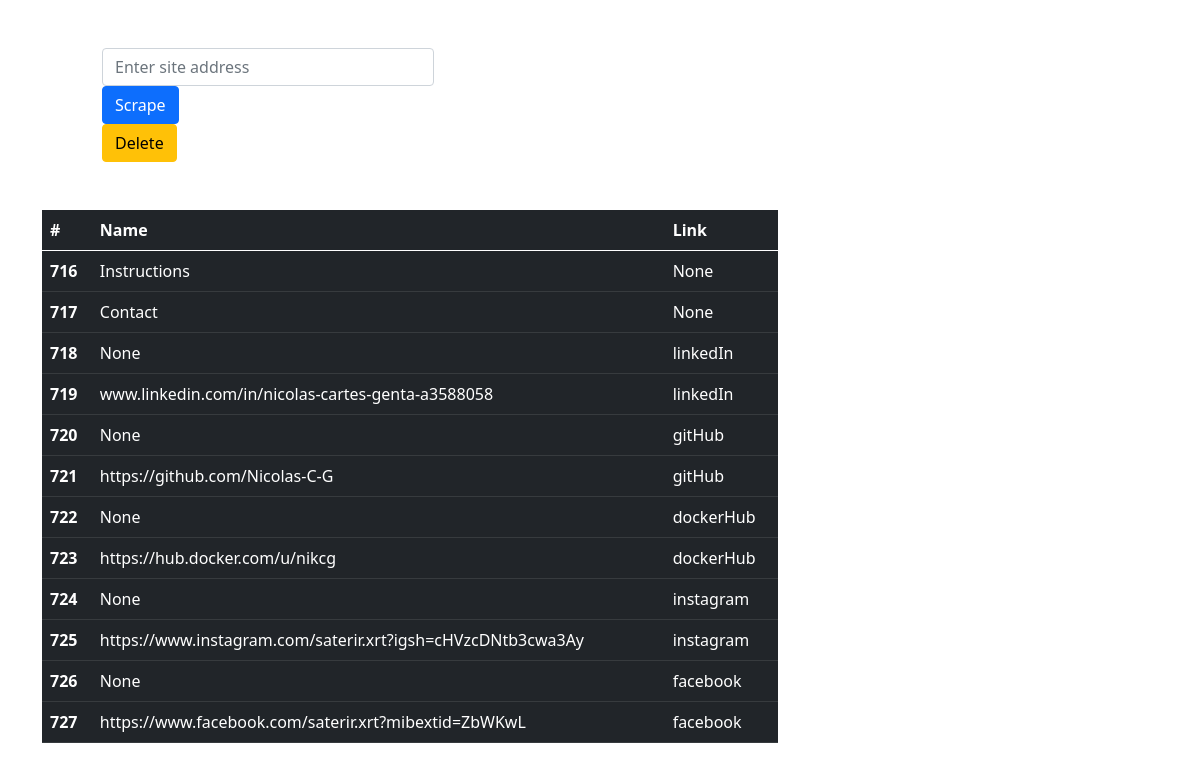
The page / on the database its author committed.
### scapp/models.py (models this page shows, shortened)
class Link(models.Model):
    address = models.CharField(max_length=1000, null=True, blank=True)
    name = models.CharField(max_length=1000, null=True, blank=True)

### scapp/views.py (the view)
# urls.py: path('', views.scrape, name='scrape'),
def scrape(request):
    if request.method == "POST":
        site = request.POST.get('site','')
        page = requests.get(site)
        soup = BeautifulSoup(page.text,'html.parser')
        for link in soup.find_all('a'):
            link_address = link.get('href')
            link_text = link.string
            Link.objects.create(address=link_address, name=link_text)
        return HttpResponseRedirect('/')
    else:
        data = Link.objects.all()
    return render(request,'scapp/result.html', {'data':data})

### scapp/templates/scapp/result.html (shortened to what this page needs)
<!DOCTYPE html>
<html lang="en">
<head>
    <link href="https://cdn.jsdelivr.net/npm/bootstrap@5.0.2/dist/css/bootstrap.min.css" rel="stylesheet">
</head>
<body>
    <div class="container">
        <div class="row m-5">
            <form method="post" action="/">
                <div class="col-md-4">
                    <input class="form-control" type="text" id="site" name="site" placeholder="Enter site address">
                </div>
                <div class="col-md-2">
                    <button class="btn btn-primary" type="submit">Scrape</button>
                </div>
            </form>
            <div class="col-md-6">
                <a class="btn btn-warning" href="/delete">Delete</a>
            </div>
        </div>
        <div class="row">
            <div class="col-md-8">
                <table class="table table-dark table-hover">
                    <thead>
                        <tr>
                            <th scope="col">#</th>
                            <th scope="col">Name</th>
                            <th scope="col">Link</th>
                        </tr>
                    </thead>
                    <tbody>
                        {% for link in data %}
                            <tr>
                                <th scope="row">{{link.id}}</th>
                                <td>{{link.name}}</td>
                                <td>{{link.address}}</td>
                            </tr>
                        {% endfor %}
                    </tbody>
                </table>
            </div>
        </div>
    </div>
</body>
</html>

### rows shown on the page
Link: id "716", name "Instructions", address "None"
Link: id "717", name "Contact", address "None"
Link: id "718", name "None", address "linkedIn"
Link: id "719", name "www.linkedin.com/in/nicolas-cartes-genta-a3588058", address "linkedIn"
Link: id "720", name "None", address "gitHub"
Link: id "721", name "https://github.com/Nicolas-C-G", address "gitHub"
Link: id "722", name "None", address "dockerHub"
Link: id "723", name "https://hub.docker.com/u/nikcg", address "dockerHub"
Link: id "724", name "None", address "instagram"
Link: id "725", name "https://www.instagram.com/saterir.xrt?igsh=cHVzcDNtb3cwa3Ay", address "instagram"
Link: id "726", name "None", address "facebook"
Link: id "727", name "https://www.facebook.com/saterir.xrt?mibextid=ZbWKwL", address "facebook"
